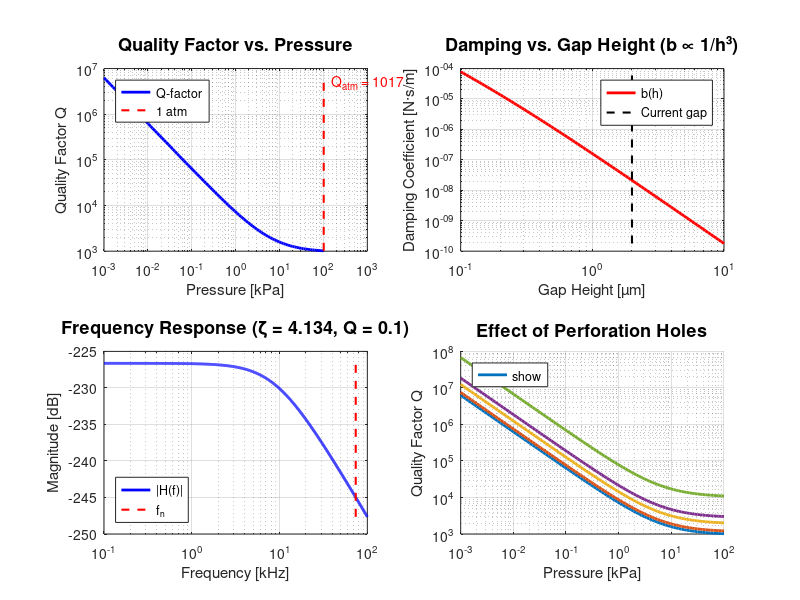

Recreate this plot in MATLAB. (Note: this script raises an error after producing the figure.)
%% Squeeze-Film Damping Analysis for MEMS Devices
% ================================================
%
% Calculates squeeze-film damping coefficient and quality factor
% for MEMS structures oscillating parallel to a substrate.
%
% Author: Silicon Fabrication Handbook
% License: MIT
% Date: January 2026

clear; close all; clc;

fprintf('==============================================================\n');
fprintf('Squeeze-Film Damping Analysis for MEMS\n');
fprintf('==============================================================\n\n');

%% Device Parameters
% Geometry
L = 100e-6;         % Plate length [m] (100 µm)
W = 100e-6;         % Plate width [m] (100 µm)
h = 2e-6;           % Gap height [m] (2 µm)
t = 2e-6;           % Plate thickness [m] (2 µm)

% Material properties (Silicon)
rho = 2330;         % Density [kg/m³]
E = 170e9;          % Young's modulus [Pa]

% Air properties (at 1 atm, 20°C)
mu_air = 1.81e-5;   % Dynamic viscosity [Pa·s]
P_atm = 101325;     % Atmospheric pressure [Pa]
lambda_mfp = 65e-9; % Mean free path [m] (65 nm)

% Calculated parameters
m = rho * L * W * t;        % Mass [kg]
A = L * W;                  % Plate area [m²]
Kn = lambda_mfp / h;        % Knudsen number

fprintf('Device Geometry:\n');
fprintf('  Plate: %.0f × %.0f × %.0f µm³\n', L*1e6, W*1e6, t*1e6);
fprintf('  Gap: %.1f µm\n', h*1e6);
fprintf('  Area: %.1f × 10⁻⁸ m²\n', A*1e8);
fprintf('  Mass: %.2f ng\n', m*1e9);
fprintf('  Knudsen number: %.3f\n\n', Kn);

%% Damping Coefficient Calculation

% Pressure number (for compressibility effects)
omega = 2*pi*10e3;  % Assumed frequency [rad/s] (10 kHz)
sigma = (12*mu_air*omega*L^2)/(P_atm*h^2);  % Squeeze number

% Effective viscosity (rarefaction correction)
Q_eff = 1/(1 + 2*Kn);  % Effective quality factor correction

% Damping coefficient (parallel plate, no holes)
b_squeeze = (mu_air * L^4 * W)/(h^3) * Q_eff;  % Simplified

% More accurate formula (border effects)
b_border = 0.42 * (mu_air * (L^3 * W + L * W^3)) / h^3 * Q_eff;

% Total damping
b_total = b_squeeze + b_border;

fprintf('Damping Analysis:\n');
fprintf('  Squeeze damping: %.3e N·s/m\n', b_squeeze);
fprintf('  Border damping: %.3e N·s/m\n', b_border);
fprintf('  Total damping: %.3e N·s/m\n', b_total);
fprintf('  Rarefaction correction Q_eff: %.3f\n\n', Q_eff);

%% Quality Factor vs. Pressure

% Pressure range (from vacuum to atmospheric)
P_range = logspace(0, 5, 100);  % 1 Pa to 100 kPa

% Spring constant (assumed)
k = 10;  % N/m (typical for MEMS)
omega_n = sqrt(k/m);
f_n = omega_n/(2*pi);

% Quality factor vs pressure
Q_factor = zeros(size(P_range));

for i = 1:length(P_range)
    % Update mean free path with pressure
    lambda_p = lambda_mfp * P_atm / P_range(i);
    Kn_p = lambda_p / h;
    Q_eff_p = 1/(1 + 2*Kn_p);
    
    % Damping coefficient
    b_p = (mu_air * L^4 * W)/(h^3) * Q_eff_p;
    
    % Quality factor
    Q_factor(i) = m * omega_n / b_p;
end

% Plot Q vs Pressure
figure('Position', [100, 100, 1000, 600]);

subplot(2, 2, 1);
loglog(P_range/1e3, Q_factor, 'b-', 'LineWidth', 2);
hold on;
loglog([P_atm/1e3, P_atm/1e3], [min(Q_factor), max(Q_factor)], 'r--', 'LineWidth', 1.5);
xlabel('Pressure [kPa]', 'FontSize', 11);
ylabel('Quality Factor Q', 'FontSize', 11);
title('Quality Factor vs. Pressure', 'FontSize', 13, 'FontWeight', 'bold');
grid on;
legend('Q-factor', '1 atm', 'Location', 'northwest');
text(P_atm/1e3*1.5, max(Q_factor)*0.8, sprintf('Q_{atm} = %.0f', Q_factor(end)), ...
     'FontSize', 10, 'Color', 'red');

%% Damping vs. Gap Height

h_range = logspace(-7, -5, 100);  % 0.1 to 10 µm
b_vs_h = zeros(size(h_range));
Q_vs_h = zeros(size(h_range));

for i = 1:length(h_range)
    Kn_h = lambda_mfp / h_range(i);
    Q_eff_h = 1/(1 + 2*Kn_h);
    b_vs_h(i) = (mu_air * L^4 * W)/(h_range(i)^3) * Q_eff_h;
    Q_vs_h(i) = m * omega_n / b_vs_h(i);
end

subplot(2, 2, 2);
loglog(h_range*1e6, b_vs_h, 'r-', 'LineWidth', 2);
hold on;
loglog([h*1e6, h*1e6], [min(b_vs_h), max(b_vs_h)], 'k--', 'LineWidth', 1.5);
xlabel('Gap Height [µm]', 'FontSize', 11);
ylabel('Damping Coefficient [N·s/m]', 'FontSize', 11);
title('Damping vs. Gap Height (b ∝ 1/h³)', 'FontSize', 13, 'FontWeight', 'bold');
grid on;
legend('b(h)', 'Current gap', 'Location', 'northeast');

%% Frequency Response with Damping

freq = logspace(2, 5, 1000);  % 100 Hz to 100 kHz
omega_freq = 2*pi*freq;

% Transfer function magnitude
H = zeros(size(omega_freq));
zeta = b_total/(2*sqrt(m*k));  % Damping ratio

for i = 1:length(omega_freq)
    w = omega_freq(i);
    H(i) = 1/sqrt((omega_n^2 - w^2)^2 + (2*zeta*omega_n*w)^2);
end

H_dB = 20*log10(H);

subplot(2, 2, 3);
semilogx(freq/1e3, H_dB, 'b-', 'LineWidth', 2);
hold on;
semilogx([f_n/1e3, f_n/1e3], [min(H_dB), max(H_dB)], 'r--', 'LineWidth', 1.5);
xlabel('Frequency [kHz]', 'FontSize', 11);
ylabel('Magnitude [dB]', 'FontSize', 11);
title(sprintf('Frequency Response (ζ = %.3f, Q = %.1f)', zeta, 1/(2*zeta)), ...
      'FontSize', 13, 'FontWeight', 'bold');
grid on;
legend('|H(f)|', 'f_n', 'Location', 'southwest');

%% Effect of Perforation Holes

% Hole parameters
d_hole = 5e-6;      % Hole diameter [m] (5 µm)
N_holes_range = [0, 10, 50, 100, 500];  % Number of holes
colors = lines(length(N_holes_range));

subplot(2, 2, 4);
hold on;

for j = 1:length(N_holes_range)
    N_holes = N_holes_range(j);
    
    % Effective area reduction
    A_holes = N_holes * pi * (d_hole/2)^2;
    phi = A_holes / A;  % Perforation ratio
    
    % Damping reduction factor (empirical)
    if N_holes > 0
        b_reduction = 1/(1 + phi*10);  % Simplified model
    else
        b_reduction = 1;
    end
    
    % Calculate Q vs pressure with holes
    Q_holes = zeros(size(P_range));
    for i = 1:length(P_range)
        lambda_p = lambda_mfp * P_atm / P_range(i);
        Kn_p = lambda_p / h;
        Q_eff_p = 1/(1 + 2*Kn_p);
        b_p = (mu_air * L^4 * W)/(h^3) * Q_eff_p * b_reduction;
        Q_holes(i) = m * omega_n / b_p;
    end
    
    loglog(P_range/1e3, Q_holes, 'LineWidth', 2, 'Color', colors(j,:), ...
           'DisplayName', sprintf('%d holes', N_holes));
end

xlabel('Pressure [kPa]', 'FontSize', 11);
ylabel('Quality Factor Q', 'FontSize', 11);
title('Effect of Perforation Holes', 'FontSize', 13, 'FontWeight', 'bold');
grid on;
legend('show', 'Location', 'northwest');
hold off;

sgtitle('Squeeze-Film Damping Analysis', 'FontSize', 15, 'FontWeight', 'bold');

%% Save Figure
if ~exist('images', 'dir')
    mkdir('images');
end
saveas(gcf, 'images/squeeze_film_damping.png');
fprintf('✓ Saved: images/squeeze_film_damping.png\n\n');

%% Summary Report

fprintf('==============================================================\n');
fprintf('Summary Report\n');
fprintf('==============================================================\n\n');

fprintf('Natural Frequency:\n');
fprintf('  f_n = %.2f kHz\n', f_n/1e3);
fprintf('  ω_n = %.2e rad/s\n\n', omega_n);

fprintf('Damping Characteristics (at 1 atm):\n');
fprintf('  Damping coefficient: %.3e N·s/m\n', b_total);
fprintf('  Damping ratio ζ: %.4f\n', zeta);
fprintf('  Quality factor Q: %.1f\n', 1/(2*zeta));
fprintf('  Viscous damping time τ: %.2f ms\n\n', m/b_total*1e3);

fprintf('Regime Classification:\n');
if Kn < 0.01
    fprintf('  Continuum regime (Kn < 0.01)\n');
    fprintf('  Navier-Stokes equations valid\n');
elseif Kn < 0.1
    fprintf('  Slip flow regime (0.01 < Kn < 0.1)\n');
    fprintf('  Velocity slip at boundaries\n');
else
    fprintf('  Transition/Free molecular regime (Kn > 0.1)\n');
    fprintf('  Rarefied gas effects significant\n');
end
fprintf('\n');

fprintf('Design Recommendations:\n');
fprintf('  1. To reduce damping (increase Q):\n');
fprintf('     • Increase gap height h (Q ∝ h³)\n');
fprintf('     • Add perforation holes (venting)\n');
fprintf('     • Operate in vacuum (P < 1 kPa)\n');
fprintf('  2. To increase damping (decrease Q):\n');
fprintf('     • Decrease gap height h\n');
fprintf('     • Remove perforation holes\n');
fprintf('     • Operate at atmospheric pressure\n\n');

fprintf('Typical MEMS Values:\n');
fprintf('  Consumer accelerometer: Q = 10-100 (air damped)\n');
fprintf('  Gyroscope: Q = 1,000-10,000 (vacuum packaged)\n');
fprintf('  Resonator: Q = 10,000-100,000 (high vacuum)\n\n');

fprintf('==============================================================\n');
fprintf('Analysis complete!\n');
fprintf('==============================================================\n');